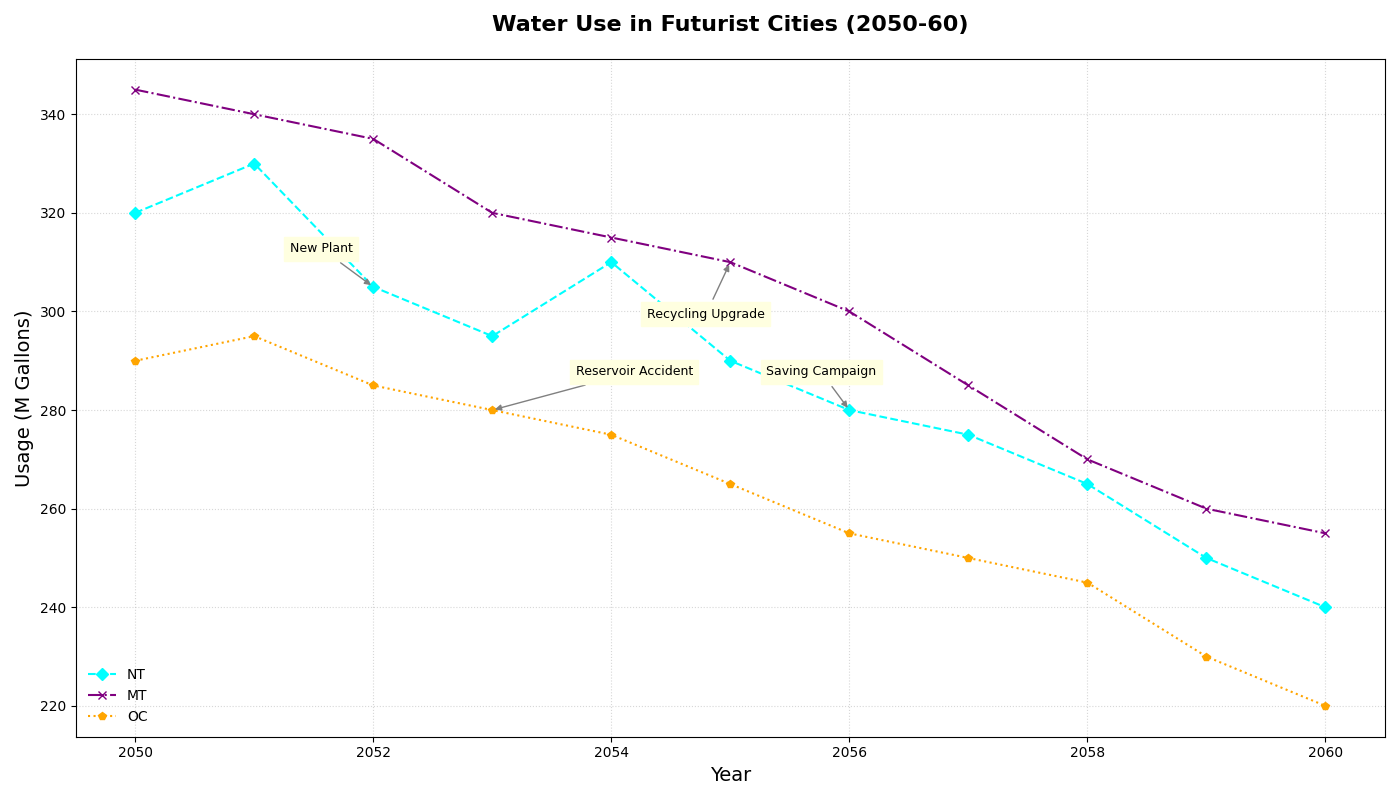

Write Python code to recreate this figure.
import matplotlib.pyplot as plt
import numpy as np

years = np.arange(2050, 2061)

neo_tokyo_consumption = np.array([320, 330, 305, 295, 310, 290, 280, 275, 265, 250, 240])
metropolis_consumption = np.array([345, 340, 335, 320, 315, 310, 300, 285, 270, 260, 255])
omega_city_consumption = np.array([290, 295, 285, 280, 275, 265, 255, 250, 245, 230, 220])

events = {
    "Neo-Tokyo": [(2052, 'New Plant'), (2056, 'Saving Campaign')],
    "Metropolis": [(2055, 'Recycling Upgrade')],
    "Omega City": [(2053, 'Reservoir Accident')]
}

fig, ax = plt.subplots(figsize=(14, 8))

ax.plot(years, neo_tokyo_consumption, marker='D', linestyle='--', color='cyan', linewidth=1.5, markersize=6, label='NT')
ax.plot(years, metropolis_consumption, marker='x', linestyle='-.', color='purple', linewidth=1.5, markersize=6, label='MT')
ax.plot(years, omega_city_consumption, marker='p', linestyle=':', color='orange', linewidth=1.5, markersize=6, label='OC')

for city, events_list in events.items():
    for year, event in events_list:
        idx = year - 2050
        if city == "Neo-Tokyo":
            xytext = (-60, 25)
            xy = (year, neo_tokyo_consumption[idx])
        elif city == "Metropolis":
            xytext = (-60, -40)
            xy = (year, metropolis_consumption[idx])
        else:
            xytext = (60, 25)
            xy = (year, omega_city_consumption[idx])

        ax.annotate(event, xy=xy, xytext=xytext, textcoords='offset points', 
                    arrowprops=dict(arrowstyle='-|>', color='gray'), fontsize=9, backgroundcolor='lightyellow')

ax.set_title('Water Use in Futurist Cities (2050-60)', fontsize=16, fontweight='bold', pad=20)
ax.set_xlabel('Year', fontsize=14)
ax.set_ylabel('Usage (M Gallons)', fontsize=14)

ax.legend(loc='lower left', fontsize=10, frameon=False)

ax.grid(True, linestyle=':', alpha=0.5)

plt.tight_layout()

plt.show()
